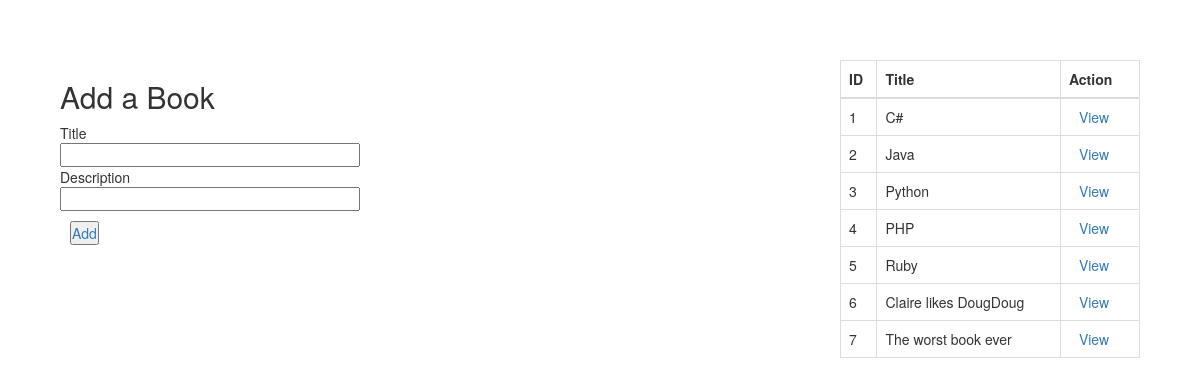
The page / on the database its author committed.
### app_books_authors/models.py (models this page shows)
class Book(models.Model):
    title = models.CharField(max_length=255)
    desc = models.TextField()
    created_at = models.DateTimeField(auto_now_add=True)
    updated_at = models.DateTimeField(auto_now=True)

### app_books_authors/views.py (the view)
# urls.py: path('', views.index),
def index(request):
    context = {
        "all_books": Book.objects.all(),
        "all_authors": Author.objects.all(),
    }
    return render(request, 'index.html', context)

### app_books_authors/templates/index.html (shortened to what this page needs)
<!DOCTYPE html>
<html lang="en">
<head>
    {%load static%}
    <link rel="stylesheet" href="{% static 'style.css' %}">
    <link rel="stylesheet" href="https://stackpath.bootstrapcdn.com/bootstrap/3.4.1/css/bootstrap.min.css">
</head>
<body>
    <div id="container">
        <div class="add">
            <h2>Add a Book</h2>
            <form action="/add_book" method="POST">
                Title <input type="text" name="title">
                Description <input type="text" name="desc">
                <a href="/add_book"><button>Add</button></a>
            </form>
        </div>
        <table class="table table-bordered">
            <thead>
                <tr>
                    <th>ID</th>
                    <th>Title</th>
                    <th>Action</th>
                </tr>
            </thead>
            <tbody>
                {%for book in all_books%}
                <tr>
                    <td>{{book.id}}</td>
                    <td>{{book.title}}</td>
                    <td><a href="/books/{{book.id}}">View</a></td>
                </tr>
                {%endfor%}
            </tbody>
        </table>
    </div>
</body>
</html>

### app_books_authors/static/style.css (style rules this page uses)
* { margin: 0; padding: 0; }
#container { margin: auto; display: flex; justify-content: space-between; padding: 60px; }
.add { display: flex; flex-direction: column; width: 300px; margin-right: 20px; }
form { display: flex; flex-direction: column; }
a { margin: 10px; }
table { width: 300px !important; }

### rows shown on the page
Book: id "1", title "C#"
Book: id "2", title "Java"
Book: id "3", title "Python"
Book: id "4", title "PHP"
Book: id "5", title "Ruby"
Book: id "6", title "Claire likes DougDoug"
Book: id "7", title "The worst book ever"
